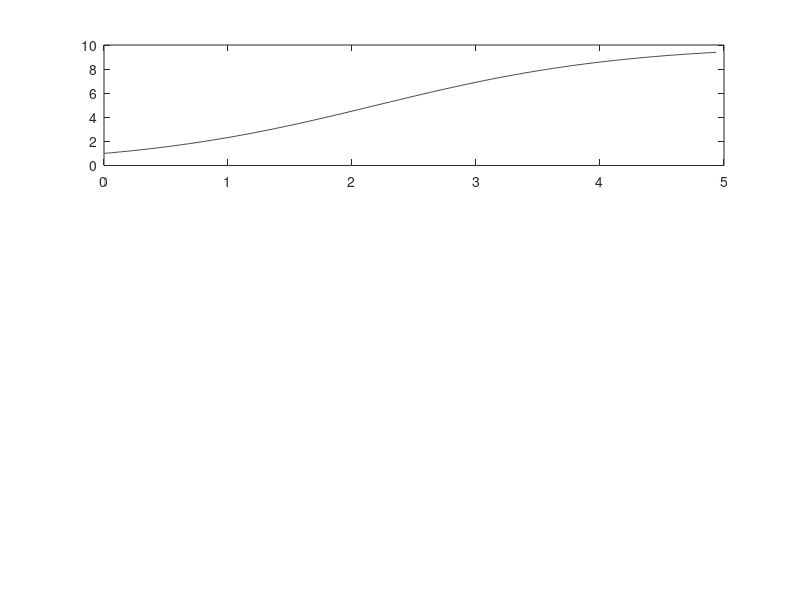

Write MATLAB code to recreate this figure. (Note: this script raises an error after producing the figure.)
clear all;clf;hold on;
disp('============================================')
figure(1)
hold on
format shortG

%Time boundaries
t_start = 0;
dts = fliplr([1/1 1/2 1/4 1/8 1/16]); % Flip list to compute the most accurate solution first
t_end = 5*10^4;
t_end_plot = 5;

%Given ODE and initial condition
dpdt = @(p) (1 - p/10)*p;
p0 = 1;

methods = {'Euler', 'Heun', 'Runge-Kutta'};
methodIdx = 1;
exactError = zeros(size(methods,2), size(dts,2));
approxError = zeros(size(methods,2), size(dts,2));
times = zeros(size(methods,2), size(dts,2));

%Analytical solution
p = @(t) 10 ./ (1+9*exp(-t));
exactT = t_start:dts(1):t_end;
P = p(exactT);

for method = methods
    %Plot each method on the separate subplot
    subplot(size(methods,2),1,methodIdx);
    legendStrings = {'Analytic'};
    
    %Plot the exact solution
    plot(exactT(1:round(t_end_plot/dts(1))), P(1:round(t_end_plot/dts(1))), 'Color', [0.3 0.3 0.3]);
    
    nsBest = [];	%the most precise solution
    timestepIdx=1;
    for dt = dts
        T = t_start:dt:t_end;
        
        %Execution of numerical methods
        [ns times(methodIdx,timestepIdx)] = numerical( dpdt, p0, t_start, dt, t_end , method);
        
        %Save the most precise solution
        if dt == dts(1) nsBest = ns; end
        
        %Plot of the numerical methods
        hold on;
        gColor = [0,0,0]; gColor(methodIdx) = min([dt^0.5 1]);
        plot(T(1:round(t_end_plot/dt)), ns(1:round(t_end_plot/dt)), '^', 'Color', gColor);

        %Compute the exact error
        interpP = interp1(exactT, P, t_start:dt:t_end, 'linear');
        exactErrorF = @(N) sqrt(sum((N-interpP).^2)*dt/5);
        exactError(methodIdx,timestepIdx) = exactErrorF(ns);
        
        %Compute approximation error
        interpNsBest = interp1(exactT, nsBest, t_start:dt:t_end, 'linear');
        approximationErrorF = @(N) sqrt(sum((N-interpNsBest).^2)*dt/5);
        if dt ~= dts(1)
            approxError(methodIdx,timestepIdx) = approximationErrorF(ns);
        end
        
        %Format a legend
        errorString = sprintf('exactError=%2.6f', exactError(methodIdx,timestepIdx));
        dtString = sprintf('dt=%2.3f', dt);
        nextLegendString = sprintf('%s', dtString);
        legendStrings = [legendStrings, nextLegendString];
        
        timestepIdx = timestepIdx + 1;
    end
    
    legend(legendStrings, 'Location', 'southeast')
    title(method);
    methodIdx=methodIdx+1;
end

%Display the table of the exact errors
disp('Exact error')
disp(exactError)

%Compute the error reduction when "decreasing dt two times"
re = ones(size(exactError));
for method = 1:size(exactError,1)
    for dtIdx = 2:size(exactError,2)
        re(method, dtIdx) = exactError(method, dtIdx)/exactError(method, dtIdx-1);
    end
end

%Display table for the error reductions
disp('Errors reduction')
disp(re)

%Print the error reduction mean in the plot caption
for methodIdx = 1:size(methods,2)
    subplot(size(methods,2),1,methodIdx);
    title([methods(methodIdx) sprintf('Error reduction mean %2.2f', mean(re(methodIdx,2:size(re,2)),2))])
end

%Display table of approximation errors
disp('Approximation errors')
disp(approxError)

%Display table of timing for each method and dt
disp('time spent, s')
disp(times)

disp('accuracy / time spent = "efficency"')
disp(1./(times.*exactError))
figure(2)
semilogy(dts, 1./(times.*exactError));
figure(1)
hold off;